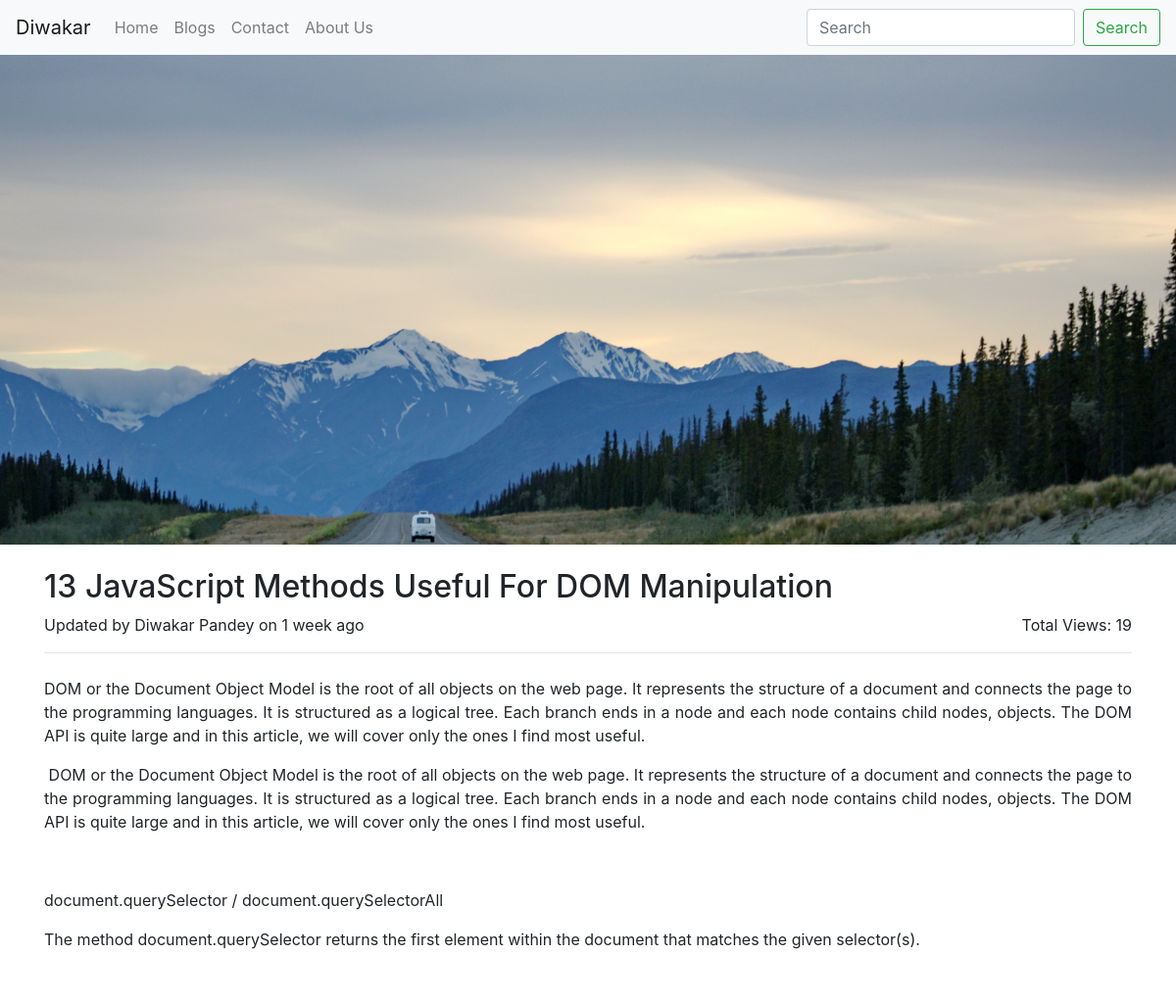
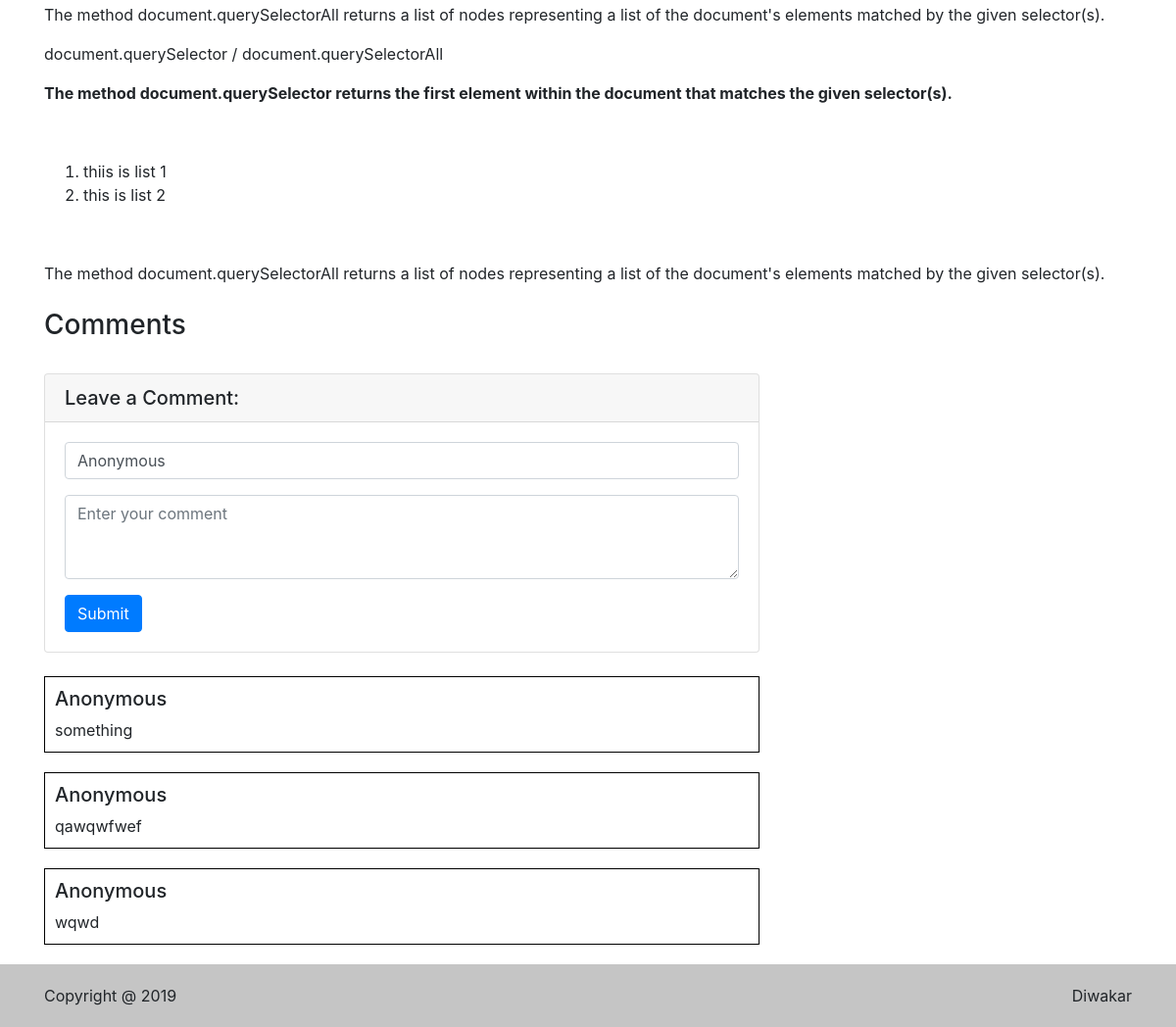
Page /blogs/4 on the committed database (2 pictures, top to bottom).
### blog/models.py (models this page shows, shortened)
class Blog(models.Model):
    title = models.CharField(max_length=100)
    content = HTMLField(default="No content")
    cover_image = models.ImageField(upload_to="blogs", default="static/default_blog.jpg")
    created_date = models.DateTimeField(auto_now_add=True)
    created_by = models.ForeignKey(User, on_delete=models.SET_NULL, null=True)
    total_views = models.IntegerField(default=1)
    class Meta:
        ordering = ["-total_views"]

class Comment(models.Model):
    body = models.TextField()
    created_date = models.DateTimeField(auto_now=True)
    created_by = models.CharField(max_length=50, default="Anonymous")
    blog = models.ForeignKey(Blog, on_delete=models.CASCADE, null=True)
    class Meta:
        ordering = ['-created_date']

### blog/views.py (the view, shortened to what this page needs)
# urls.py: path('<int:id>', blog_detail, name="blog_detail"),
def blog_detail(request, id):
    if request.method == 'GET':
        ptv = Blog.objects.get(pk=id)
        ptv.total_views = ptv.total_views + 1
        ptv.save()
    context = {
        'blog': Blog.objects.get(pk=id),
        'comment': Comment.objects.filter(blog=id)
    }
    return render(request, 'blog/blog_detail.html', context)

### blog/templates/blog/blog_detail.html (shortened to what this page needs)
{% extends 'blog/base/base.html' %}
{% load static %}
{% load humanize %}
{% block content %}
<div class="cover-image">
</div>
<div class="container">
    <div class="mt-4 mb-4">
        <h2>{{ blog.title }}</h2>
        <p>
            Updated by {{ blog.created_by.first_name }} {{ blog.created_by.last_name }} on {{ blog.created_date|naturaltime }}
            <span class="float-right">Total Views: {{blog.total_views}}</span>
        </p>
        <hr>
    </div>
    <div class="row">
        <div class="col-md-12">
            <div class="body mb-4">
                {{ blog.content|safe }}
            </div>
        </div>
    </div>
    {% include 'blog/partial/comment.html' %}
</div>
{% endblock %}

### blog/templates/blog/partial/comment.html (shortened to what this page needs)
<div class="row">
    <div class="col-md-6">
        <h3>Comments</h3>
    </div>
</div>
<div class="row">
    <div class="col-md-8">
        <div class="card my-4">
            <h5 class="card-header">Leave a Comment:</h5>
            <div class="card-body">
                <form action="" method="POST">
                    <div class="form-group">
                        <input class="form-control" type="text" name="created_by" id="created_by" placeholder="Your Name" value="Anonymous">
                    </div>
                    <div class="form-group">
                        <textarea name="body" id="body" class="form-control" rows="3" placeholder="Enter your comment"></textarea>
                    </div>
                    <button type="submit" class="btn btn-primary">Submit</button>
                </form>
            </div>
        </div>
    </div>
</div>
{% for c in comment %}
<div class="row">
    <div class="col-md-8">
        <div class="media">
            <div class="media-body">
                <h5 class="mt-0">{{ c.created_by }}</h5>
                {{ c.body }}
            </div>
        </div>
    </div>
</div>
{% endfor %}

### blog/templates/blog/partial/comment.html (style rules this page uses)
.media { padding: 10px; border: 1px solid black; margin-bottom: 20px }

### rows in the picture
Blog: title "13 JavaScript Methods Useful For DOM Manipulation", created_by.first_name "Diwakar", created_by.last_name "Pandey", created_date "1 week ago", total_views "19", content "DOM or the Document Object Model is the root of all objects on the web page. It represents the structure of a document and connects the page to the programming languages. It is structured as a logical tree. Each branch ends in a node and each node contains child nodes, objects. The DOM API is quite large and in this article, we will cover only the ones I find most useful. DOM or the Document Object Model is the root of all objects on the web page. It represents the structure of a document and connects the page to the programming languages. It is structured as a logical tree. Each branch ends in a node and each node contains child nodes, objects. The DOM API is quite large and in this…"
Comment: created_by "Anonymous", body "something"
Comment: created_by "Anonymous", body "qawqwfwef"
Comment: created_by "Anonymous", body "wqwd"
